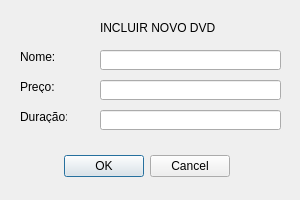
<?xml version="1.0" encoding="UTF-8"?>
<ui version="4.0">
 <class>IncluirDVD</class>
 <widget class="QDialog" name="IncluirDVD">
  <property name="geometry">
   <rect>
    <x>0</x>
    <y>0</y>
    <width>300</width>
    <height>200</height>
   </rect>
  </property>
  <property name="windowTitle">
   <string>Incluir DVD</string>
  </property>
  <widget class="QLabel" name="label_3">
   <property name="geometry">
    <rect>
     <x>20</x>
     <y>110</y>
     <width>47</width>
     <height>13</height>
    </rect>
   </property>
   <property name="text">
    <string>Duração:</string>
   </property>
  </widget>
  <widget class="QLabel" name="label">
   <property name="geometry">
    <rect>
     <x>20</x>
     <y>50</y>
     <width>47</width>
     <height>13</height>
    </rect>
   </property>
   <property name="text">
    <string>Nome:</string>
   </property>
  </widget>
  <widget class="QLabel" name="label_2">
   <property name="geometry">
    <rect>
     <x>20</x>
     <y>80</y>
     <width>47</width>
     <height>13</height>
    </rect>
   </property>
   <property name="text">
    <string>Preço:</string>
   </property>
  </widget>
  <widget class="QLineEdit" name="nome">
   <property name="geometry">
    <rect>
     <x>100</x>
     <y>50</y>
     <width>181</width>
     <height>20</height>
    </rect>
   </property>
  </widget>
  <widget class="QLineEdit" name="preco">
   <property name="geometry">
    <rect>
     <x>100</x>
     <y>80</y>
     <width>181</width>
     <height>20</height>
    </rect>
   </property>
  </widget>
  <widget class="QLabel" name="label_4">
   <property name="geometry">
    <rect>
     <x>100</x>
     <y>20</y>
     <width>121</width>
     <height>16</height>
    </rect>
   </property>
   <property name="text">
    <string>INCLUIR NOVO DVD</string>
   </property>
  </widget>
  <widget class="QDialogButtonBox" name="buttonBox">
   <property name="geometry">
    <rect>
     <x>-70</x>
     <y>150</y>
     <width>300</width>
     <height>32</height>
    </rect>
   </property>
   <property name="orientation">
    <enum>Qt::Horizontal</enum>
   </property>
   <property name="standardButtons">
    <set>QDialogButtonBox::Cancel|QDialogButtonBox::Ok</set>
   </property>
  </widget>
  <widget class="QLineEdit" name="duracao">
   <property name="geometry">
    <rect>
     <x>100</x>
     <y>110</y>
     <width>181</width>
     <height>20</height>
    </rect>
   </property>
  </widget>
 </widget>
 <resources/>
 <connections/>
</ui>
